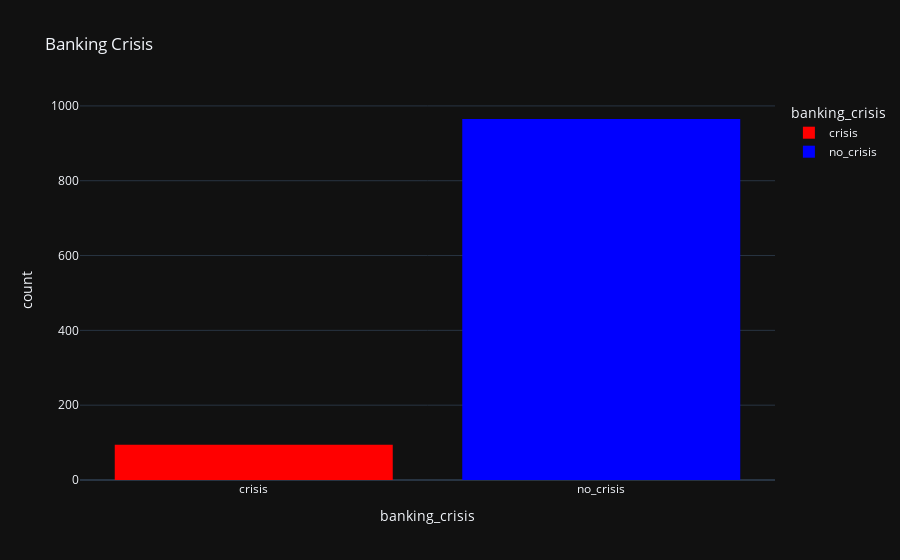

Source (notebook cell):
### Code cell
px.histogram(df,
            x = 'banking_crisis',
            color = 'banking_crisis',
            color_discrete_map={'crisis':'red','no_crisis':'Blue'},
            template='plotly_dark',
            title = 'Banking Crisis')

### Figure 1 — Plotly figure (JSON) as saved in the notebook; plotly's stock layout.template omitted (floating-point values rounded to 4 significant figures; data arrays with more than 128 entries replaced by an {"elided": "..."} marker saying what was removed)
{"data": [{"alignmentgroup": "True", "bingroup": "x", "hovertemplate": "banking_crisis=%{x}<br>count=%{y}<extra></extra>", "legendgroup": "crisis", "marker": {"color": "red", "pattern": {"shape": ""}}, "name": "crisis", "offsetgroup": "crisis", "orientation": "v", "showlegend": true, "type": "histogram", "x": ["crisis", "crisis", "crisis", "crisis", "crisis", "crisis", "crisis", "crisis", "crisis", "crisis", "crisis", "crisis", "crisis", "crisis", "crisis", "crisis", "crisis", "crisis", "crisis", "crisis", "crisis", "crisis", "crisis", "crisis", "crisis", "crisis", "crisis", "crisis", "crisis", "crisis", "crisis", "crisis", "crisis", "crisis", "crisis", "crisis", "crisis", "crisis", "crisis", "crisis", "crisis", "crisis", "crisis", "crisis", "crisis", "crisis", "crisis", "crisis", "crisis", "crisis", "crisis", "crisis", "crisis", "crisis", "crisis", "crisis", "crisis", "crisis", "crisis", "crisis", "crisis", "crisis", "crisis", "crisis", "crisis", "crisis", "crisis", "crisis", "crisis", "crisis", "crisis", "crisis", "crisis", "crisis", "crisis", "crisis", "crisis", "crisis", "crisis", "crisis", "crisis", "crisis", "crisis", "crisis", "crisis", "crisis", "crisis", "crisis", "crisis", "crisis", "crisis", "crisis", "crisis", "crisis"], "xaxis": "x", "yaxis": "y"}, {"alignmentgroup": "True", "bingroup": "x", "hovertemplate": "banking_crisis=%{x}<br>count=%{y}<extra></extra>", "legendgroup": "no_crisis", "marker": {"color": "Blue", "pattern": {"shape": ""}}, "name": "no_crisis", "offsetgroup": "no_crisis", "orientation": "v", "showlegend": true, "type": "histogram", "x": {"elided": "965 str values"}, "xaxis": "x", "yaxis": "y"}], "layout": {"autosize": true, "barmode": "relative", "legend": {"title": {"text": "banking_crisis"}, "tracegroupgap": 0}, "title": {"text": "Banking Crisis"}, "xaxis": {"anchor": "y", "autorange": true, "categoryarray": ["crisis", "no_crisis"], "categoryorder": "array", "domain": [0, 1], "range": [-0.5, 1.5], "title": {"text": "banking_crisis"}, "type": "category"}, "yaxis": {"anchor": "x", "autorange": true, "domain": [0, 1], "range": [0, 1016.0], "title": {"text": "count"}}}}
